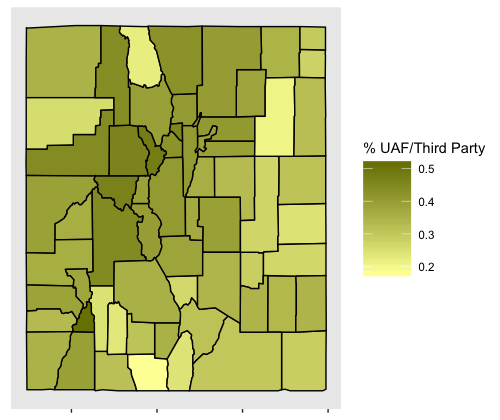

Reproduce this figure in R.
library(tidyverse)
library(lubridate)
library(knitr)
library(plotly)
library(maps)
library(knitr)
library(xtable)
library(mapproj)
library(RColorBrewer)
setwd("/Users/tdounias/Desktop/Reed_Senior_Thesis/Data_and_results")

#Map Data
col <- map_data("county") %>%
  filter(region == 'colorado')

#Read in data
colorado_pop_stats <- read_csv("data/colorado_demographic_stats_by_county.csv")

party_map <- colorado_pop_stats %>%
  select(2, 9:13) %>%
  mutate(PARTY_LEAN <- (REP - DEM)/TOTAL_REGISTERED, PARTY_MAJ <- (REP - DEM),
         PCT_UAF_OTHER <- (OTHER + UAF)/TOTAL_REGISTERED)

names(party_map)[7:9] <- c("PARTY_LEAN", "PARTY_MAJ", "PCT_UAF_OTHER")

party_map$COUNTY <- tolower(party_map$COUNTY)

party_map <- merge(col, party_map, by.x = "subregion", by.y = "COUNTY")

ggplot(party_map, mapping = aes(long, lat, group = group, fill = PCT_UAF_OTHER)) +
  scale_fill_gradient(low = "#FDFFA5", high = "#7A8100") +
  geom_polygon(color = "black") +
  theme(legend.title = element_text(),
        legend.key.width = unit(.5, "in")) +
  labs(fill = "% UAF/Third Party") + 
  theme(panel.grid = element_blank(),
        axis.title = element_blank(),
        axis.text = element_blank(),
        axis.ticks.y = element_blank())
